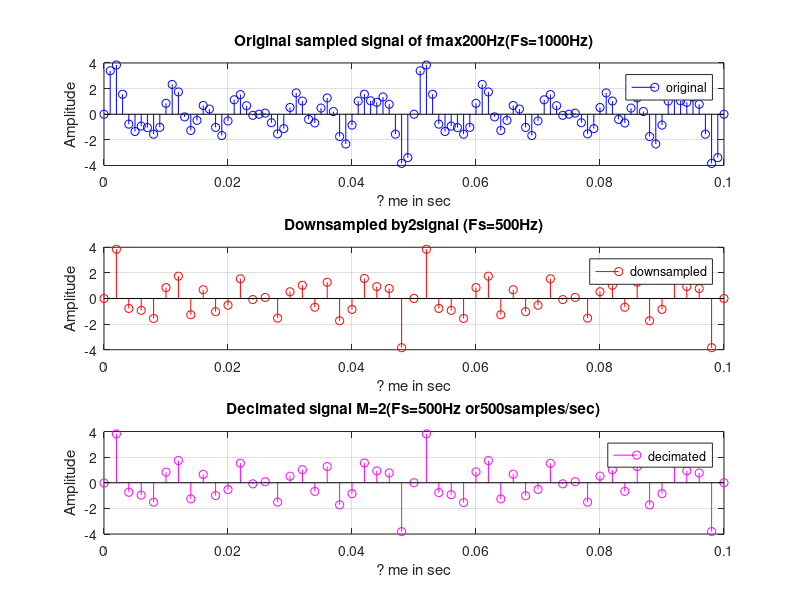
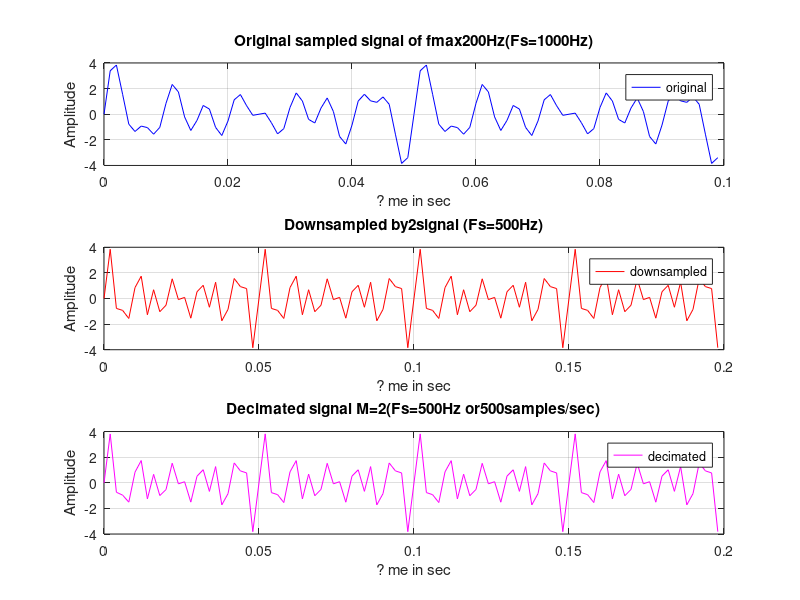
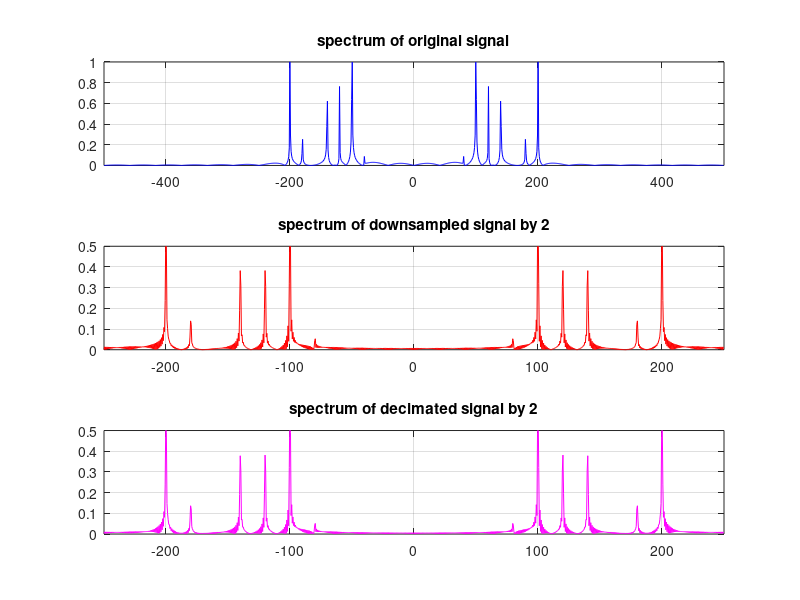

These charts were generated, in order, by the following MATLAB code:
clc 
close all 
clear all 
Fs=1000; 
fmax=200; 
L=2; 
t=0:1/Fs:1-(1/Fs); 
Fs1=Fs/L; 
x = sin(2*pi*200*t)+ 0.3.*sin(2*pi*180*t)+0.2.*sin(2*pi*fmax*t)+0.1.*sin(2*pi*80*t)+0.8.*sin(2*pi*120*t)+1.3.*sin(2*pi*100*t)+0.8.*sin(2*pi*140*t); 
xL=downsample(x,L); 
y=decimate(x,L); 
t1=0:1/Fs1:1-(1/Fs1); 
timewin=Fs/10;
timewin2=Fs1/10;
N=1024; 
f=-Fs/2:Fs/(N):(Fs/2-Fs/(N)); 
f1=-Fs1/2:Fs1/(N):(Fs1/2-Fs1/(N)); 
figure, 
subplot(3,1,1), 
stem(t(1:timewin+1),x(1:timewin+1),'b'),title(strcat('Original sampled signal of fmax',num2str(fmax), 'Hz', '(Fs=',num2str(Fs),'Hz)')),xlabel('? me in sec'), ylabel ('Amplitude'),grid on ,legend('original') 
subplot(3,1,2), 
stem(t1(1:timewin2+1),xL(1:timewin2+1),'r'),title(strcat('Downsampled by ',num2str(L),'signal (Fs=',num2str(Fs1),'Hz)')),xlabel('? me in sec'), ylabel ('Amplitude'),grid on ,legend('downsampled') 
subplot(3,1,3), 
stem(t1(1:timewin2+1),y(1:timewin2+1),'m'),title(strcat('Decimated signal M=',num2str(L),'(Fs=',num2str(Fs1),'Hz',' or ',num2str(length(y)),'samples/sec)')) ,xlabel('? me in sec'), ylabel ('Amplitude'),grid on ,legend('decimated') 
figure 
subplot(3,1,1), 
plot(t(1:100),x(1:100),'b'),title(strcat('Original sampled signal of fmax',num2str(fmax), 'Hz', '(Fs=',num2str(Fs),'Hz)')) ,xlabel('? me in sec'), ylabel ('Amplitude'),grid on ,legend('original') 
subplot(3,1,2), 
plot(t1(1:100),xL(1:100),'r'),title(strcat('Downsampled by ',num2str(L),'signal (Fs=',num2str(Fs1),'Hz)')) ,xlabel('? me in sec'), ylabel ('Amplitude'),grid on ,legend('downsampled') 
subplot(3,1,3), 
plot(t1(1:100),y(1:100),'m'),title(strcat('Decimated signal M=',num2str(L),'(Fs=',num2str(Fs1),'Hz',' or ',num2str(length(y)),'samples/sec)')) ,xlabel('? me in sec'), ylabel ('Amplitude'),grid on ,legend('decimated') 
figure, 
subplot(3,1,1) 
plot(f,fftshift(((abs(fft(x,N))./(N/2)))),'b'),title('spectrum of original signal'),grid on ,axis([-Fs/2 Fs/2 0 1]) 
subplot(3,1,2)
plot(f1,fftshift(((abs(fft(xL,N))./(N/2)))),'r'),title('spectrum of downsampled signal by 2'),grid on,axis([-Fs1/2 Fs1/2 0 0.5])
subplot(3,1,3)
plot(f1,fftshift(((abs(fft(y,N)./(N/2))))),'m'),title('spectrum of decimated signal by 2'),grid on,axis([-Fs1/2 Fs1/2 0 0.5])